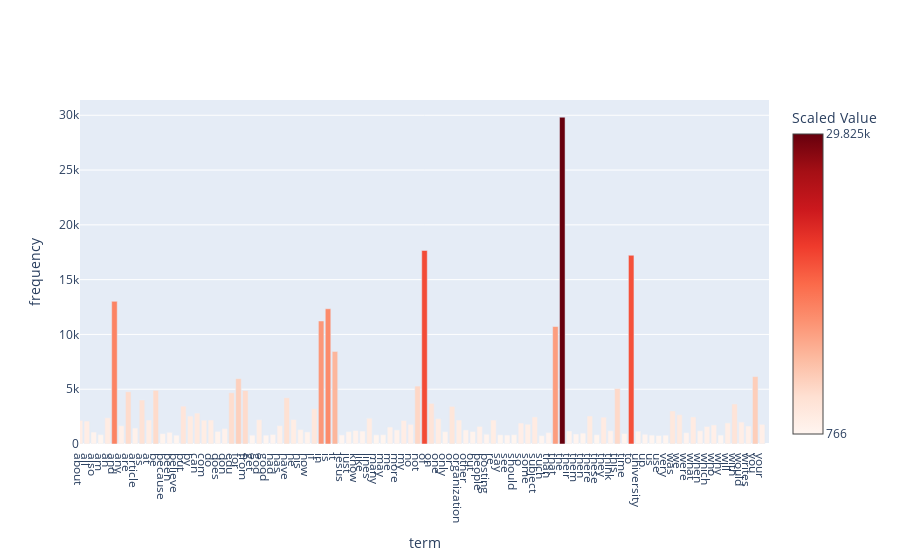

Notebook code cell kept with this figure:
### Markdown cell above
### >>> **Exercise 14 (take home):** 
The chart above only contains 300 vocabulary in the documents, and it's already computationally intensive to both compute and visualize. Can you efficiently reduce the number of terms you want to visualize as an exercise.

### Code cell
# get top 100 this time
top_100_indices = term_frequencies.argsort()[::-1][:100]
top_100_indices = top_100_indices[np.argsort(top_100_indices)]
print(top_100_indices)

top_100_features = [count_vect.get_feature_names_out()[i] for i in top_100_indices]
print(top_100_features)

x = top_100_features
y = term_frequencies[top_100_indices]
# fig = px.bar(x=x, y=y)
fig = go.Figure()
fig.add_trace(go.Bar(x=x, y=y,
                    marker=dict(
                    color=y,
                    colorscale='Reds', 
                    colorbar=dict(title='Scaled Value', tickvals=[min(y), max(y)]) 
                )))

# Create a layout for the chart
fig.update_xaxes(
    title_text="term",
    fixedrange=False,
    range=[0, 100],
    constrain="domain",
    tickmode='array',  # Set tickmode to 'array' to use an array of tickvals
    tickvals=list(range(len(x))),  # Set tickvals to the range of x-values
    ticktext=x,  # Set ticktext to the x-labels
    autorange=False, showline=True
)

fig.update_yaxes(
    title_text="frequency",
    fixedrange=True
)


fig.show(config={"scrollZoom": True, "displayModeBar": True})

### Figure 1 — Plotly figure (JSON) as saved in the notebook; plotly's stock layout.template omitted (floating-point values rounded to 4 significant figures)
{"data": [{"marker": {"color": [2148, 2093, 1090, 852, 2393, 13017, 1669, 4769, 1453, 4015, 2191, 4898, 952, 1068, 803, 3453, 2548, 2818, 2172, 2193, 1151, 1400, 4675, 5962, 4877, 806, 2216, 805, 870, 1671, 4218, 2232, 1318, 1100, 3208, 11226, 12343, 8447, 825, 1130, 1230, 1177, 2353, 841, 850, 1543, 1286, 2143, 1791, 5285, 17660, 3709, 2312, 1127, 3432, 2192, 1278, 1142, 1604, 892, 2186, 840, 814, 851, 1912, 1802, 2464, 766, 1045, 10723, 29825, 1184, 914, 989, 2556, 850, 2448, 1213, 5063, 959, 17222, 1170, 885, 808, 772, 805, 3020, 2674, 1028, 2472, 1215, 1599, 1742, 811, 1925, 3655, 2000, 1645, 6157, 1793], "colorbar": {"tickvals": [766, 29825], "title": {"text": "Scaled Value"}}, "colorscale": [[0, "rgb(255,245,240)"], [0.125, "rgb(254,224,210)"], [0.25, "rgb(252,187,161)"], [0.375, "rgb(252,146,114)"], [0.5, "rgb(251,106,74)"], [0.625, "rgb(239,59,44)"], [0.75, "rgb(203,24,29)"], [0.875, "rgb(165,15,21)"], [1, "rgb(103,0,13)"]]}, "type": "bar", "x": ["about", "all", "also", "am", "an", "and", "any", "are", "article", "as", "at", "be", "because", "been", "believe", "but", "by", "can", "com", "do", "does", "don", "edu", "for", "from", "get", "god", "good", "had", "has", "have", "he", "his", "how", "if", "in", "is", "it", "jesus", "just", "know", "like", "lines", "many", "may", "me", "more", "my", "no", "not", "of", "on", "one", "only", "or", "organization", "other", "out", "people", "posting", "re", "say", "see", "should", "so", "some", "subject", "such", "than", "that", "the", "their", "them", "then", "there", "these", "they", "think", "this", "time", "to", "university", "up", "us", "use", "very", "was", "we", "were", "what", "when", "which", "who", "why", "will", "with", "would", "writes", "you", "your"], "y": [2148, 2093, 1090, 852, 2393, 13017, 1669, 4769, 1453, 4015, 2191, 4898, 952, 1068, 803, 3453, 2548, 2818, 2172, 2193, 1151, 1400, 4675, 5962, 4877, 806, 2216, 805, 870, 1671, 4218, 2232, 1318, 1100, 3208, 11226, 12343, 8447, 825, 1130, 1230, 1177, 2353, 841, 850, 1543, 1286, 2143, 1791, 5285, 17660, 3709, 2312, 1127, 3432, 2192, 1278, 1142, 1604, 892, 2186, 840, 814, 851, 1912, 1802, 2464, 766, 1045, 10723, 29825, 1184, 914, 989, 2556, 850, 2448, 1213, 5063, 959, 17222, 1170, 885, 808, 772, 805, 3020, 2674, 1028, 2472, 1215, 1599, 1742, 811, 1925, 3655, 2000, 1645, 6157, 1793]}], "layout": {"xaxis": {"autorange": false, "constrain": "domain", "fixedrange": false, "range": [0, 100], "showline": true, "tickmode": "array", "ticktext": ["about", "all", "also", "am", "an", "and", "any", "are", "article", "as", "at", "be", "because", "been", "believe", "but", "by", "can", "com", "do", "does", "don", "edu", "for", "from", "get", "god", "good", "had", "has", "have", "he", "his", "how", "if", "in", "is", "it", "jesus", "just", "know", "like", "lines", "many", "may", "me", "more", "my", "no", "not", "of", "on", "one", "only", "or", "organization", "other", "out", "people", "posting", "re", "say", "see", "should", "so", "some", "subject", "such", "than", "that", "the", "their", "them", "then", "there", "these", "they", "think", "this", "time", "to", "university", "up", "us", "use", "very", "was", "we", "were", "what", "when", "which", "who", "why", "will", "with", "would", "writes", "you", "your"], "tickvals": [0, 1, 2, 3, 4, 5, 6, 7, 8, 9, 10, 11, 12, 13, 14, 15, 16, 17, 18, 19, 20, 21, 22, 23, 24, 25, 26, 27, 28, 29, 30, 31, 32, 33, 34, 35, 36, 37, 38, 39, 40, 41, 42, 43, 44, 45, 46, 47, 48, 49, 50, 51, 52, 53, 54, 55, 56, 57, 58, 59, 60, 61, 62, 63, 64, 65, 66, 67, 68, 69, 70, 71, 72, 73, 74, 75, 76, 77, 78, 79, 80, 81, 82, 83, 84, 85, 86, 87, 88, 89, 90, 91, 92, 93, 94, 95, 96, 97, 98, 99], "title": {"text": "term"}}, "yaxis": {"fixedrange": true, "title": {"text": "frequency"}}}}
